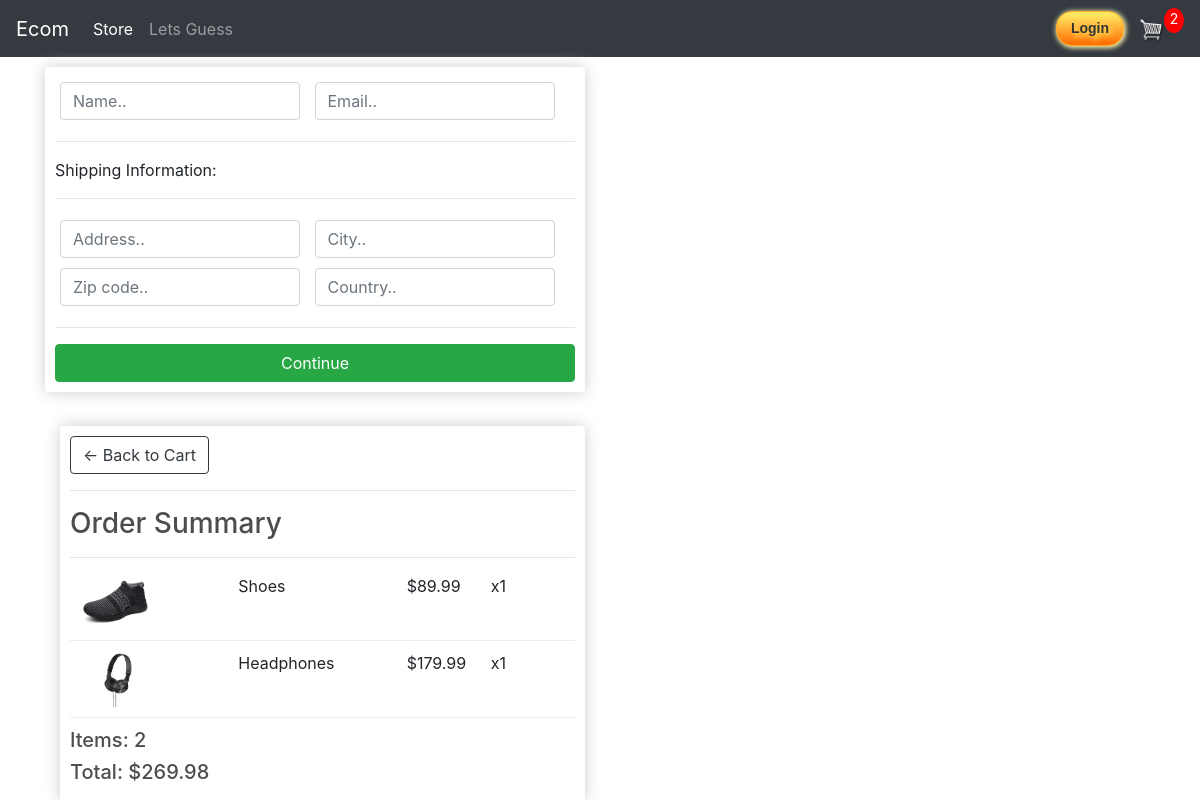
Screenshot of /checkout/ (signed in) with the database file from the repository.
### store/models.py (models this page shows, shortened)
class OrderItem(models.Model):
    product = models.ForeignKey(Product, on_delete=models.SET_NULL, null=True)
    order = models.ForeignKey(Order, on_delete=models.SET_NULL, null=True)
    quantity = models.IntegerField(default=0, null=True, blank=True)
    date_added = models.DateTimeField(auto_now_add=True)
    @property
    def get_total(self):
        total = self.product.price * self.quantity
        return total

class Product(models.Model):
    name = models.CharField(max_length=200)
    price = models.FloatField()
    digital = models.BooleanField(default=False, null=True, blank=True)
    image = models.ImageField(null=True, blank=True)
    @property
    def imageURL(self):
        try:
            url = self.image.url
        except:
            url = ''
        return url

class Order(models.Model):
    customer = models.ForeignKey(Customer, on_delete=models.SET_NULL, null=True, blank=True)
    date_ordered = models.DateTimeField(auto_now_add=True)
    complete = models.BooleanField(default=False)
    transaction_id = models.CharField(max_length=100, null=True)
    @property
    def shipping(self):
        shipping = False
        orderitems = self.orderitem_set.all()
        for i in orderitems:
            if i.product.digital == False:
                shipping = True
        return shipping
    @property
    def get_cart_total(self):
        orderitems = self.orderitem_set.all()
        total = sum([item.get_total for item in orderitems])
        return total
    @property
    def get_cart_items(self):
        orderitems = self.orderitem_set.all()
        total = sum([item.quantity for item in orderitems])
        return total

### store/views.py (the view)
# urls.py: path('checkout/', views.checkout, name="checkout"),
def checkout(request):
    if request.user.is_authenticated:
        customer = request.user.customer
        order, created = Order.objects.get_or_create(customer=customer, complete=False)
        items = order.orderitem_set.all()
        cartItems = order.get_cart_items
    else:
        cookieData = cookieCart(request)
        cartItems = cookieData['cartItems']
        order = cookieData['order']
        items = cookieData['items']
    context = {'items': items, 'order': order, 'cartItems': cartItems}
    return render(request, "store/checkout.html", context)

### store/templates/store/checkout.html (shortened to what this page needs)
{% extends 'store/main.html' %}
{% load static %}
{% block content %}
    <div class="row">
        <div class="col-lg-6">
            <div class="box-element" id="form-wrapper">
                <form id="form">
                    <div id="user-info">
                        <div class="form-field">
                            <input required class="form-control" type="text" name="name" placeholder="Name..">
                        </div>
                        <div class="form-field">
                            <input required class="form-control" type="email" name="email" placeholder="Email..">
                        </div>
                    </div>
                    <div id="shipping-info">
                        <hr>
                        <p>Shipping Information:</p>
                        <hr>
                        <div class="form-field">
                            <input class="form-control" type="text" name="address" placeholder="Address..">
                        </div>
                        <div class="form-field">
                            <input class="form-control" type="text" name="city" placeholder="City..">
                        </div>
                        <div class="form-field">
                            <input class="form-control" type="text" name="zipcode" placeholder="Zip code..">
                        </div>
                        <div class="form-field">
                            <input class="form-control" type="text" name="country" placeholder="Country..">
                        </div>
                    </div>
                    <hr>
                    <input id="form-button" class="btn btn-success btn-block" type="submit" value="Continue">
                </form>
            </div>
            <br>
        </div>
    </div>
    <div class="col-lg-6">
        <div class="box-element">
            <a class="btn btn-outline-dark" href="{% url 'cart' %}">&#x2190; Back to Cart</a>
            <hr>
            <h3>Order Summary</h3>
            <hr>
            {% for item in items %}
                <div class="cart-row">
                    <div style="flex:2"><img class="row-image" src="{{ item.product.imageURL }}"></div>
                    <div style="flex:2"><p>{{ item.product.name }}</p></div>
                    <div style="flex:1"><p>${{ item.product.price }}</p></div>
                    <div style="flex:1"><p>x{{ item.quantity }}</p></div>
                </div>
            {% endfor %}
            <h5>Items: {{ order.get_cart_items }}</h5>
            <h5>Total: ${{ order.get_cart_total|floatformat:2 }}</h5>
        </div>
    </div>
    </div>
{% endblock content %}

### static/css/main.css (style rules this page uses)
body { background-color: hsl(0, 0%, 98%); }
h1,h2,h3,h4,h5,h6 { color:hsl(0, 0%, 30%); }
.box-element { box-shadow:hsl(0, 0%, 80%) 0 0 16px; background-color: #fff; border-radius: 4px; padding: 10px; }
.col-lg-4, .col-lg-6, .col-lg-8, .col-lg-12 { margin-top: 10px; }
.btn { border-radius: 0; }
.row-image { width: 100px; }
.form-field { width:250px; display: inline-block; padding: 5px; }
.cart-row { display: flex; align-items: stretch; padding-bottom: 10px; margin-bottom: 10px; border-bottom: 1px solid #ececec; }

### rows the page displays
OrderItem: product.imageURL (picture), product.name "Shoes", product.price "89.99", quantity "1"
OrderItem: product.imageURL (picture), product.name "Headphones", product.price "179.99", quantity "1"
Order: get_cart_items "2", get_cart_total "269.98"

### other values shown
{{ cartItems }} "2"
